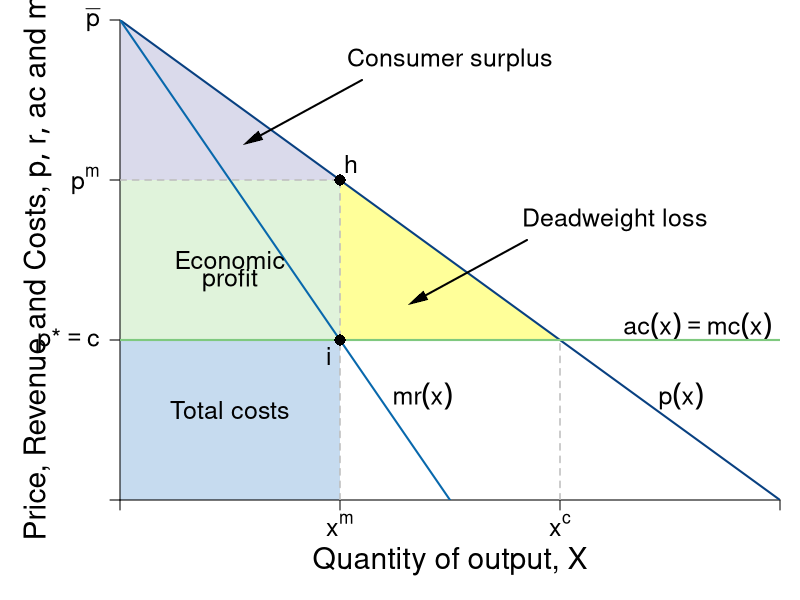

Reproduce this figure in R.
#Graph Designer: Simon Halliday
#Authors: Bowles, Foley and Halliday
#Title: Coordination, Conflict and Competition: A Text in Microeconomics

require(shape)
pdf(file = "competitionmarkets/monopolist_deadweightloss.pdf", width = 9, height = 7)

#Set parameters for graphics
pointsize <- 1.8
axislabelsize <- 1.8
labelsize <- 1.5
namesize <- 1.8
annotatesize <- 1.5
graphlinewidth <- 2
segmentlinewidth <- 1.5

COL <- c("#7fc97f", "#beaed4", "#fdc086", "#ffff99", "#386cb0", "#f0027f", "#bf5b17", "#666666")
COLA <- c("#e0f3db", "#99d8c9","#66c2a4","#41ae76", "#238b45", "#005824")
COLB <- c("#c6dbef", "#4eb3d3", "#2b8cbe", "#0868ac","#084081")
COLC <- c("#fcfbfd", "#efedf5", "#dadaeb", "#bcbddc", "#9e9ac8", "#807dba", "#6a51a3", "#54278f", "#3f007d")

#Edited the margins to cater for the larger LHS labels
par(mar =  c(5, 6, 1, 1))

AvgRevenue <- function(x, rmax = 12, xmax = 12){
  rmax - (rmax/xmax)*x
}

MRevenue <- function(x, rmax = 12, xmax = 12){
  rmax - 2*(rmax/xmax)*x
}

AvgCost <- function(x, c0 = 2, c1 = 4){
  c0/x + c1
}

xlims <- c(0, 12)
ylims <- c(0, 12)

npts <- 501 
x <- seq(xlims[1], xlims[2], length.out = npts)
y <- seq(ylims[1], ylims[2], length.out = npts) 
a <- c(13, 16.75, 19.25)

plot(0, 0, xlim = xlims, ylim = ylims, type = "n",
     xlab = expression(paste("")),
     ylab = expression(paste("")), 
     xaxt = "n", 
     yaxt = "n", 
     cex.lab = axislabelsize, 
     bty = "n",
     xaxs="i", 
     yaxs="i")

# ticksy <- seq(from = ylims[1], to = ylims[2], by = 1)
# ylabels <- seq(from = ylims[1], to = ylims[2], by = 1)
# ticksx <- seq(from = xlims[1], to = xlims[2], by = 1)
# xlabels <- seq(from = xlims[1], to = xlims[2], by = 1)
ticksy <- c(0, 4, AvgRevenue(x = 4), ylims[2])
ylabels <- c(NA, expression(paste(p,"*", phantom()== c)), expression(paste(p^{m})), expression(paste(bar(p) )))
ticksx <- c(0, 4, 8, xlims[2])
xlabels <- c(NA, expression(paste(x^{m})), expression(paste(x^{c})), NA)

npts <- 500 
xx1 <- seq(xlims[1], xlims[2], length.out = npts)
xx3 <- seq(2, 6, length.out = npts)

#Draw the polygon for profit
xpoly1 <- c(0, 4, 4, 0, 0)
ypoly1 <- c(4, 4, AvgRevenue(x = 4), AvgRevenue(x = 4), 4)
polygon(x = xpoly1, y = ypoly1, col=COLA[1], density=NULL, border = NA)

#Draw the polygon for costs
xpoly2 <- c(0, 4, 4, 0, 0)
ypoly2 <- c(0, 0, 4, 4, 4)
polygon(x = xpoly2, y = ypoly2, col=COLB[1], density=NULL, border = NA)

#Draw the polygon for deadweight loss
xpoly3 <- c(4, 4, 8, 4)
ypoly3 <- c(4, AvgRevenue(x = 4), 4, 4)
polygon(x = xpoly3, y = ypoly3, col=COL[4], density=NULL, border = NA)

#Draw the polygon for consumer surplus
xpoly4 <- c(0, 4, 0, 0)
ypoly4 <- c(8, 8, 12, 8)
polygon(x = xpoly4, y = ypoly4, col=COLC[3], density=NULL, border = NA)

axis(1, at = ticksx, pos = 0, labels = xlabels, cex.axis = labelsize)
axis(2, at = ticksy, pos = 0, labels = ylabels, las = 1, cex.axis = labelsize)

#lines(xx1, bcA(xx1, w = 10, p = 1.5), col = COLB[3], lwd = graphlinewidth)
lines(xx1, AvgRevenue(xx1, rmax = 12, xmax = 12), col = COLB[5], lwd = graphlinewidth)
lines(xx1, MRevenue(xx1, rmax = 12, xmax = 12), col = COLB[4], lwd = graphlinewidth)
#lines(xx1, AvgCost(xx1, c0 = 2, c1 = 4), col = COLA[5], lwd = graphlinewidth)

#Label the axes
mtext(expression(paste("Quantity of output, ", X)), side=1, line = 3, cex = axislabelsize)
text(-1.5, 0.5*ylims[2], expression(paste("Price, Revenue and Costs, ", list(p, r, ac), " and ", mc)), xpd = TRUE, cex = axislabelsize, srt = 90) 

#Label curves
# text(10.5, 4.3, expression(paste(ac(x) == mc(x))), cex = labelsize)
# text(10.7, 2.6, expression(paste(p(x) == bar(p) - beta*x)), cex = labelsize)
# text(6.2, 2.6, expression(paste(mr(x) == bar(p) - 2*beta*x)), cex = labelsize)

text(10.5, 4.35, expression(paste(ac(x) == mc(x))), cex = labelsize)
text(10.2, 2.6, expression(paste(p(x))), cex = labelsize)
text(5.5, 2.6, expression(paste(mr(x))), cex = labelsize)

#Labels cost and profit areas
text(2, 0.5*AvgCost(x = 4), expression("Total costs"), cex = labelsize)
text(2, 6, expression("Economic"), cex = labelsize)
text(2, 5.5, expression("profit"), cex = labelsize)
# text(5.25, 5.5, expression("Deadweight"), cex = labelsize)
# text(5.25, 5, expression("Loss"), cex = labelsize)

#Draw segments for total costs
segments(0, AvgRevenue(x = 4), 4, AvgRevenue(x = 4), lty = 2, col = "gray" , lwd = segmentlinewidth)
segments(4, 0, 4, AvgRevenue(x = 4), lty = 2, col = "gray" , lwd = segmentlinewidth)
segments(0, 4, xlims[2], 4, lty = 1, col = COL[1] , lwd = graphlinewidth)

#Segment for many firms comparison
segments(8, 0, 8, 4, lty = 2, col = "gray" , lwd = segmentlinewidth)

#Label Points for comparison
points(4, MRevenue(x = 4), pch = 16, col = "black", cex = 1.5)
text(3.8, MRevenue(x = 4) - 0.4, expression(i), cex = labelsize)


points(4, AvgRevenue(x = 4), pch = 16, col = "black", cex = 1.5)
text(4.2, AvgRevenue(x = 4) + 0.4, expression(h), cex = labelsize)


# Arrow to Consumer surplus
text(6, 11, expression(paste("Consumer surplus")), cex = labelsize)
#text(6, 11, expression(paste(cs(x) == frac(1,2)*(bar(p) - p^{m})*x^{m} )), cex = labelsize)
Arrows(4.4, 10.5, 2.4, 9, col = "black", lty = 1, lwd = 2, arr.type = "triangle", arr.lwd = 0.5)

# Arrow to Deadweight loss
text(9, 7.00, expression(paste("Deadweight loss")), cex = labelsize)
#text(9, 7, expression(paste(dwl(x) == frac(1,2)*(p^{m} - c)*(x^{c} - x^{m}))), cex = labelsize)
Arrows(7.4, 6.5, 5.4, 5, col = "black", lty = 1, lwd = 2, arr.type = "triangle", arr.lwd = 0.5)



dev.off()
